Frame 1 (no input): blank canvas, image omitted
Frame 60 (the mouse pressed at the canvas centre just before this capture): blank canvas, image omitted
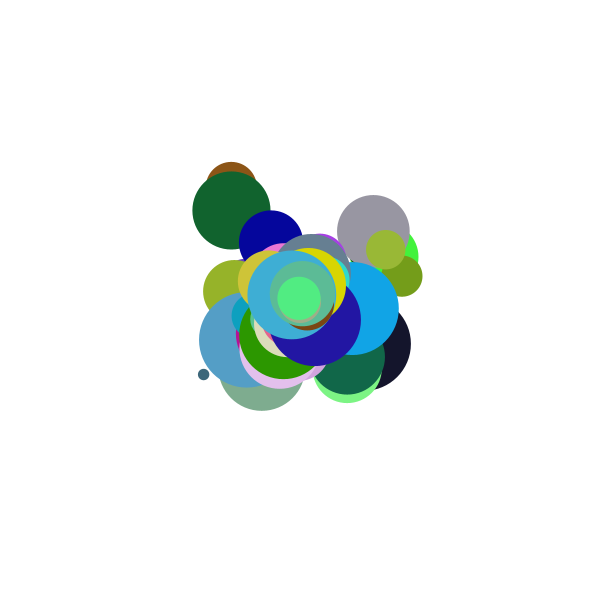
Frame 120 (the mouse held since frame 60 and released just before this capture)

The Processing sketch whose frames 1 and 60 were blank and that drew this single picture after the mouse press (run headless with seeded random() and noise(); from frame 60 on, the mouse is pressed at the canvas centre):

// Processing sketch: class19_11_ball_class_arrayList_mousePressed
// ── class19_11_ball_class_arrayList_mousePressed.pde
// IMA NYU Shanghai
// Interaction Lab

ArrayList<Ball> balls = new ArrayList<Ball>();

void setup() {
  size(600, 600);
  noStroke();
  pixelDensity(displayDensity());
}


void draw() {
  background(255);

  for (int i=0; i<balls.size(); i++) {
    // I suggest this way!
    // much more convenient, right?
    Ball b = balls.get(i); 
    b.move();
    b.bounce();
    b.display();
  }

  // let's add balls at the mouseX/Y position when mousePressed !
  if (mousePressed) {
    balls.add( new Ball(mouseX, mouseY) );
  }
}

// ── Ball.pde
// you can organize your code better by using the tabs!

class Ball {
  float x, y, size;
  color clr;
  float xspeed, yspeed;

  Ball(float tempX, float tempY) {
    x = tempX;
    y = tempY;
    size = random(10, 100);
    clr = color(random(255), random(255), random(255));

    xspeed = random(-2, 2);
    yspeed = random(-2, 2);
  }

  void display() {
    fill(clr);
    ellipse(x, y, size, size);
  }

  void move() {
    x += xspeed;
    y += yspeed;
  }

  void bounce() {
    if (x < 0) {
      xspeed = -xspeed;
    } else if (x > width) {
      xspeed = -xspeed;
    }
    if (y < 0) {
      yspeed = -yspeed;
    } else if (y > height) {
      yspeed = -yspeed;
    }
  }
}
